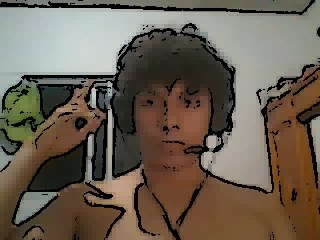
#> input picture photo1664677460 (1).jpeg, 320 x 240 px
$ python -i FilteredPhoto.py   (imports and definitions only)   (older library calls are emulated)
#> lines starting #> are read from the running program, lines starting #| are printed output that depends on the picture; after the words box and inside, x2 and y2 are one past the last pixel; in counts of white or black regions, pixels touching at a corner belong together
#> further down, picture is the input picture: shape (240, 320, 3); mean B, G, R 82.7, 96, 107.2
import cv2
import numpy as np


def cartoonize_image(img, ds_factor = 4, sketch_mode = False):
  #Convert Image to grayscale
#> called with ds_factor = 4, sketch_mode = False
  img_gray = cv2.cvtColor(img, cv2.COLOR_BGR2GRAY)
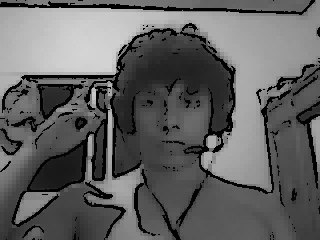
#> img_gray: shape (240, 320); min 0, max 218, mean 97.8

  img_gray = cv2.medianBlur(img_gray, 7)
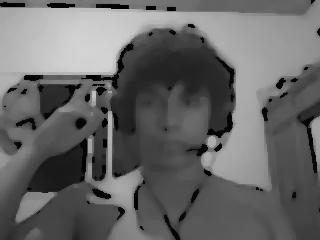
#> img_gray: shape (240, 320); min 1, max 212, mean 102.2
  edges = cv2.Laplacian(img_gray, cv2.CV_8U, ksize=5)
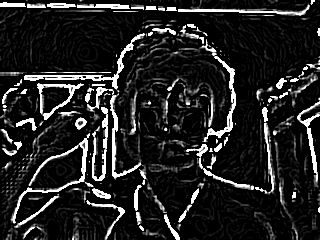
#> edges: shape (240, 320); min 0, max 255, mean 34.6
  ret, mask = cv2.threshold(edges, 100, 255, cv2.THRESH_BINARY_INV)
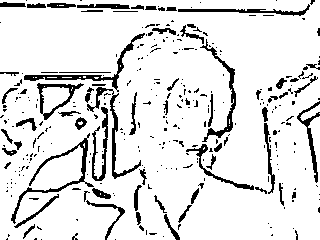
#> mask: shape (240, 320); 87.9% white; 316 black regions (248 under 20 px), largest, box (x1, y1, x2, y2) and area: (11, 133, 94, 224) 669, (24, 33, 145, 92) 649, (87, 87, 141, 179) 546

  if sketch_mode:
    return cv2.cvtColor(mask, cv2.COLOR_GRAY2BGR)

  img_small = cv2.resize(img, None, fx=1.0/ds_factor, fy=1.0/ds_factor, interpolation=cv2.INTER_AREA)
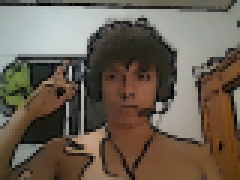
#> img_small: shape (60, 80, 3) (shown 3 times larger); mean B, G, R 82.7, 96, 107.2
  num_repetitions = 10
  sigma_color = 5
  sigma_space = 7
  size = 5

  for i in range(num_repetitions):
    img_small = cv2.bilateralFilter(img_small, size, sigma_color, sigma_space)

    img_output = cv2.resize(img_small, None, fx=ds_factor, fy=ds_factor, interpolation=cv2.INTER_AREA)
    dst = np.zeros(img_gray.shape)
    dst = cv2.bitwise_and(img_output, img_output, mask=mask)
    return dst
#> this loop made 1 pass
#> pass 1, in cartoonize_image, `img_output = cv2.resize(img_small, None, fx=ds_factor, fy=ds_factor, i..`:
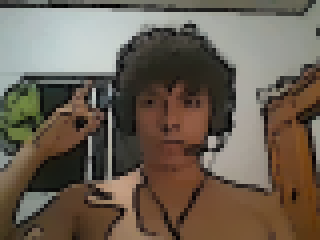
#> img_output: shape (240, 320, 3); mean B, G, R 82.7, 96, 107.2
#> pass 1, in cartoonize_image, `dst = cv2.bitwise_and(img_output, img_output, mask=mask)`:
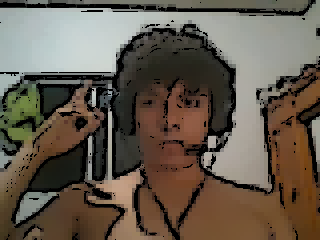
#> dst: shape (240, 320, 3); mean B, G, R 77.8, 90.4, 101

# [30 lines not run here, left out]


>>> import cv2
>>> picture = cv2.imread('photo1664677460 (1).jpeg')
>>> result = cartoonize_image(picture)
